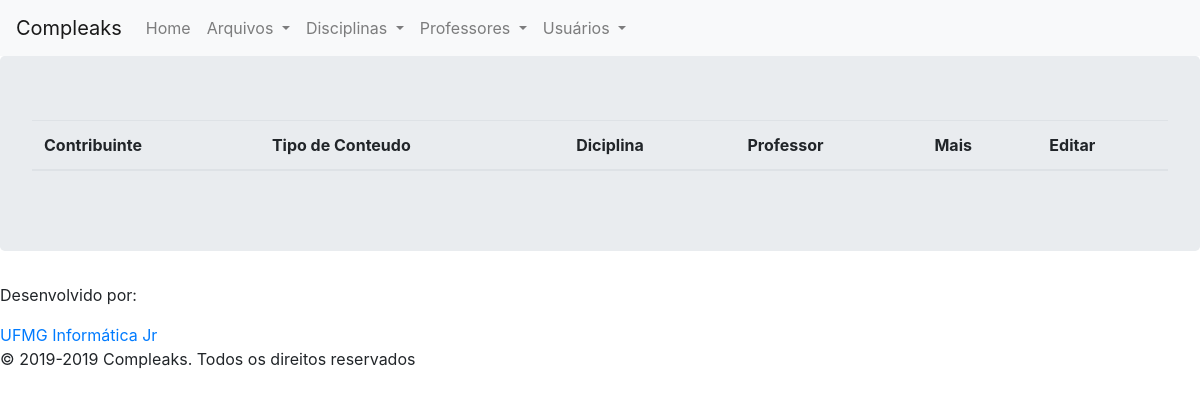
Page /arquivos/listar on the earlier database version.
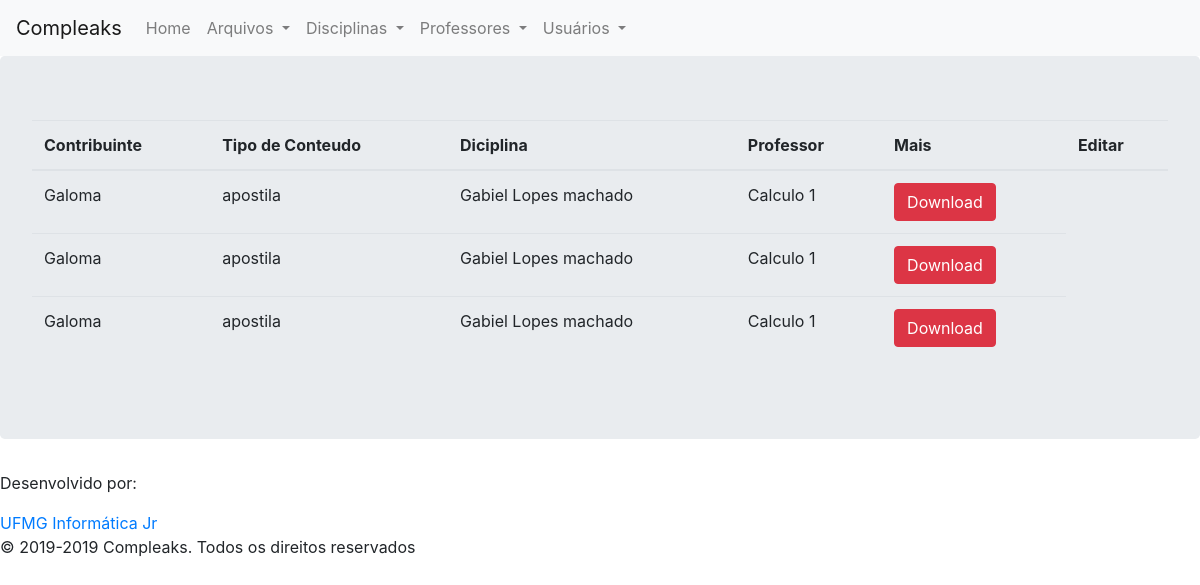
Same page on the later database version.
### compleaks/arquivos/models.py (models this page shows, shortened)
class Arquivo(db.Model):
	__tablename__ = 'arquivos'
	id = db.Column(db.Integer, primary_key=True)
	arquivo = db.Column(db.String(120), nullable=False)
	ano = db.Column(db.Integer)
	semestre = db.Column(db.String(80))
	tipo_conteudo = db.Column(db.String(120))
	observacoes = db.Column(db.Text)
	data_submissao = db.Column(db.DateTime, default=datetime.utcnow)
	professors = db.relationship(Professor)
	disciplinas = db.relationship(Disciplina)
	usuarios = db.relationship(Usuario)
	professor_id = db.Column(db.Integer, db.ForeignKey('professores.id'))
	disciplina_id = db.Column(db.Integer, db.ForeignKey('disciplinas.id'), nullable=False)
	usuario_id = db.Column(db.Integer, db.ForeignKey('usuarios.id'), nullable=False)

### compleaks/usuarios/models.py (models this page shows, shortened)
class Usuario(db.Model, UserMixin):
	__tablename__ = 'usuarios'
	id = db.Column(db.Integer, primary_key=True)
	username = db.Column(db.String, unique=True)
	hhash = db.Column(db.String)
	nome = db.Column(db.String)
	email = db.Column(db.String, unique=True)
	curso = db.Column(db.String)
	periodo = db.Column(db.Integer)
	is_admin = db.Column(db.Integer)
	arquivos = db.relationship('Arquivo', backref='author', lazy=True)

### compleaks/professores/models.py (models this page shows, shortened)
class Professor(db.Model):
	__tablename__ = 'professores'
	id = db.Column(db.Integer, primary_key=True)
	nome = db.Column(db.String, unique=True)
	arquivos = db.relationship('Arquivo', backref='professor', lazy=True)

### compleaks/disciplinas/models.py (models this page shows, shortened)
class Disciplina(db.Model):
	__tablename__ = 'disciplinas'
	id = db.Column(db.Integer, primary_key=True)
	nome = db.Column(db.String, unique=True)
	arquivos = db.relationship('Arquivo', backref='disciplina', lazy=True)

### compleaks/arquivos/views.py (the view)
@arquivos.route('/listar', methods=['POST', 'GET'])
def listar():
	arquivos = Arquivo.query.order_by(Arquivo.data_submissao.desc())
	return render_template('todos_arquivos.html', arquivos=arquivos)

### compleaks/arquivos/templates/arquivos/todos_arquivos.html (shortened to what this page needs)
{% extends "base.html" %}
{% block content %}
<table class="table">
    <thead>
      <tr>
        <th scope="col">Contribuinte</th>
        <th scope="col">Tipo de Conteudo</th>
        <th scope="col">Diciplina</th>
        <th scope="col">Professor</th>
        <th scope="col">Mais</th>
        <th scope="col">Editar</th>
      </tr>
    </thead>
    <tbody>
    {% for arquivo in arquivos %}
        <tr>
                <td>{{ arquivo.author.username }}</td>
                <td>{{ arquivo.tipo_conteudo}}</td>
                <td>{{ arquivo.professor.nome }}</td>
                <td>{{ arquivo.disciplina.nome }}</td>
                <td>
                    <button type="button" class="btn btn-danger" data-toggle="modal" data-target="#confirm{{arquivo.id}}" >Download</button>
                </td>
        </tr>
    {% endfor %}
    </tbody>
  </table>
{% endblock %}

### compleaks/templates/base.html (shortened to what this page needs)
<!DOCTYPE html>
<html lang="pt-br">
<head>
    <link rel="stylesheet" href="https://stackpath.bootstrapcdn.com/bootstrap/4.2.1/css/bootstrap.min.css">
</head>
<body>
    <nav class="navbar navbar-expand-lg navbar-light bg-light">
        <a class="navbar-brand" href="#">Compleaks</a>
        <div class="collapse navbar-collapse" id="navbarSupportedContent">
            <ul class="navbar-nav mr-auto">
                <li class="nav-item">
                    <a class="nav-link" href="{{url_for('principal.index')}}">Home</a>
                </li>
                <li class="nav-item dropdown">
                    <a class="nav-link dropdown-toggle" href="#" id="navbarDropdown" role="button" data-toggle="dropdown" aria-haspopup="true" aria-expanded="false">
                         Arquivos
                     </a>
                </li>
                <li class="nav-item dropdown">
                    <a class="nav-link dropdown-toggle" href="#" id="navbarDropdown" role="button" data-toggle="dropdown" aria-haspopup="true" aria-expanded="false">
                         Disciplinas
                     </a>
                </li>
                <li class="nav-item dropdown">
                    <a class="nav-link dropdown-toggle" href="#" id="navbarDropdown" role="button" data-toggle="dropdown" aria-haspopup="true" aria-expanded="false">
                         Professores
                     </a>
                </li>
                <li class="nav-item dropdown">
                    <a class="nav-link dropdown-toggle" href="#" id="navbarDropdown" role="button" data-toggle="dropdown" aria-haspopup="true" aria-expanded="false">
                         Usuários
                     </a>
                </li>
            </ul>
        </div>
    </nav>
    <div class="jumbotron">
        {% block content %}
        {% endblock %}
    </div>
    <div>
        <p for="text">Desenvolvido por:</p>
        <a href="http://ijunior.com.br/site/">UFMG Informática Jr</a><br>
        <label for="text">© 2019-2019 Compleaks. Todos os direitos reservados</label>
    </div>
</body>
</html>

Differences in the rows shown:
added Arquivo: author.username "Galoma", tipo_conteudo "apostila", professor.nome "Gabiel Lopes machado", disciplina.nome "Calculo 1"
added Arquivo: author.username "Galoma", tipo_conteudo "apostila", professor.nome "Gabiel Lopes machado", disciplina.nome "Calculo 1"
added Arquivo: author.username "Galoma", tipo_conteudo "apostila", professor.nome "Gabiel Lopes machado", disciplina.nome "Calculo 1"
